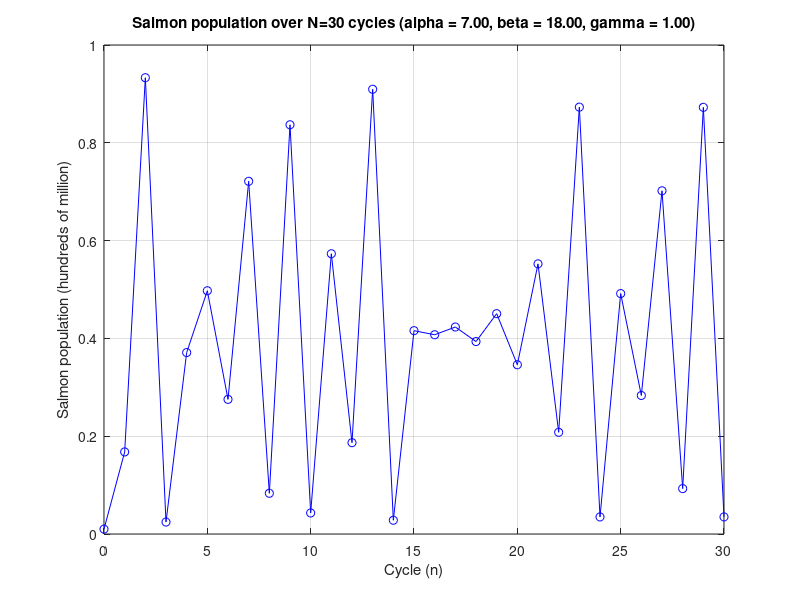
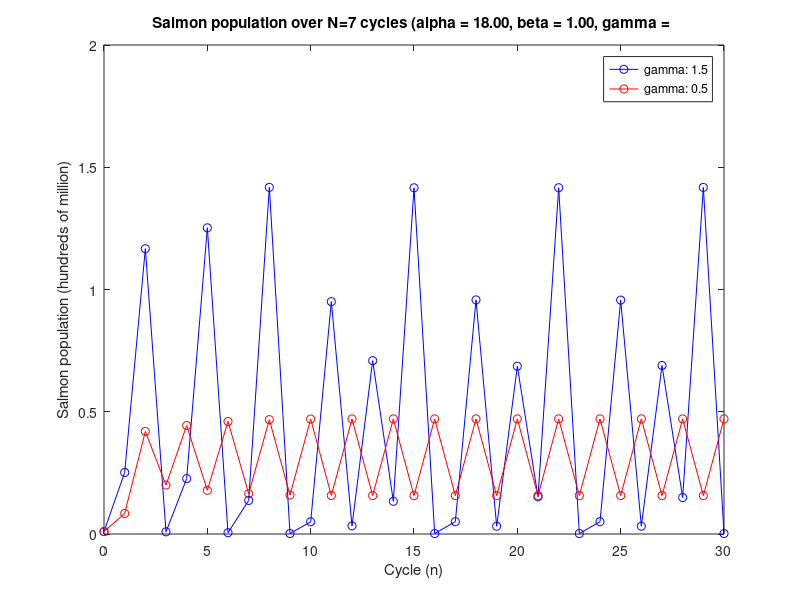

Source code (MATLAB) for these figures, in order:
clear; clc; close all;

% 1 < alpha * (t_e - t_0) < 10

% Ranges to test
% alpha * (t_e - t_0) = 1.5
% alpha * (t_e - t_0) = 3
% alpha * (t_e - t_0) = 5
% alpha * (t_e - t_0) = 7
% alpha * (t_e - t_0) = 9

% Proportionality constant
% - larvae decay due to cannabilism
% alpha = 1.5;
alpha = 7;
t_0 = 0.0
t_e = 1.0;


% 3 < beta * gamma < 20

% Ranges to test
% beta * gamma = 4
% beta * gamma = 6
% beta * gamma = 8
% beta * gamma = 10
% beta * gamma = 12
% beta * gamma = 14
% beta * gamma = 16
% beta * gamma = 18

% Proportionality constant for y(n)
% - reproduction rate
% beta = 2.0;
beta = 18.0;

% Proportionality constant 
% - survival ratio of mature larvae
gamma = 1;
gamma1 = 1.5;
gamma2 = 0.5;

% Fixed point calculation
x_star = log(gamma * beta) / alpha * (t_e - t_0)

% Simulation over N cycles

% Initial salmon population of 1 hundred million
x_0 = 0.01;


% N - number of cycles
N = 30;

% Result array - initially all 0
% Set result of cycle n at x(n)
x = zeros(N, 1);
% Results with higher gamma (gamme = 1.5)
x1 = zeros(N, 1);
% Results with lower gamma (gamme = 0.5)
x2 = zeros(N, 1);

% Init initial result for 1st cycle
x(1) = x_0;
x1(1) = x_0;
x2(1) = x_0;

for n=1: N
    x(n+1) = gamma * beta * x(n) * exp(-alpha * x(n) * (t_e - t_0));
    x1(n+1) = gamma1 * beta * x1(n) * exp(-alpha * x1(n) * (t_e - t_0));
    x2(n+1) = gamma2 * beta * x2(n) * exp(-alpha * x2(n) * (t_e - t_0));
end


% Plot all x_n for range 1:N
figure;
plot(0: N, x, 'bo-');
xlabel("Cycle (n)");
ylabel("Salmon population (hundreds of million)");
grid("on");
title(sprintf("Salmon population over N=%d cycles (alpha = %.2f, beta = %.2f, gamma = %.2f)",N ,alpha, beta, gamma));


% Plot all x_n for range 1:N
figure;
plot(0: N, x1, 'bo-');
hold on

% Plot all x_n for range 1:N
plot(0: N, x2, 'ro-');
xlabel("Cycle (n)");
ylabel("Salmon population (hundreds of million)");
title(sprintf("Salmon population over N=%d cycles (alpha = %.2f, beta = %.2f, gamma = %.2f)", alpha, beta, gamma))
hold off

legend("gamma: 1.5", "gamma: 0.5")
